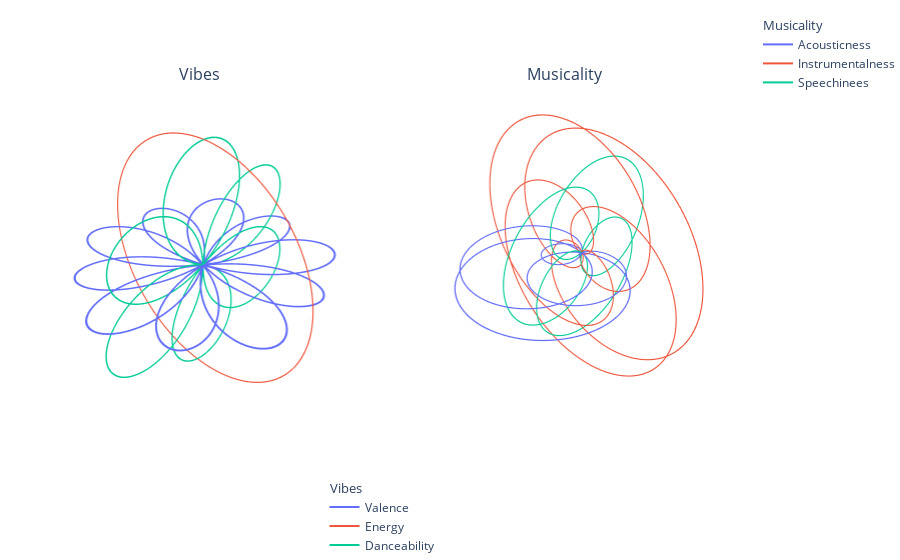

Source (notebook cell):
### Code cell
fig = make_subplots(
    rows=1, 
    cols=2, 
    specs=[[{"type":"scatter3d"}, {"type":"scatter3d"}]],
    horizontal_spacing=.01,
    subplot_titles=["Vibes", "Musicality"]
)

vibe_df = pd.DataFrame(
    {
        "Attribute": (["Valence"] * points) + (["Energy"] * points) + (["Danceability"] * points),
        "X": np.concatenate((x_valence, plane, y_danceability)),
        "Y": np.concatenate((y_valence, x_energy, plane)),
        "Z": np.concatenate((plane, y_energy, x_danceability))
    }
)
# fig = px.line_3d(data_frame=vibe_df, x="X",y="Y", z="Z", color="Attribute", title="Vibes")
# fig.update_layout(
#     scene = dict(
#         bgcolor = "rgba(0,0,0,0)",
#     ),
#     scene_aspectmode='cube'
# )
# fig.update_scenes(xaxis_visible=False, yaxis_visible=False,zaxis_visible=False )
# fig.show()
t1 = px.line_3d(data_frame=vibe_df, x="X",y="Y", z="Z", color="Attribute", width=1600, height=800)
t1.update_traces(legendgroup=1, legendgrouptitle=dict(text="Vibes"), legend="legend")
fig.add_traces(
    t1.data,
    rows=1,
    cols=1
)


musicality_df = pd.DataFrame(
    {
        "Attribute": (["Acousticness"] * points) + (["Instrumentalness"] * points) + (["Speechinees"] * points),
        "X": np.concatenate((x_acoustic, plane, y_speech)),
        "Y": np.concatenate((y_acoustic, x_instrumental, plane)),
        "Z": np.concatenate((plane, y_instrumental, x_speech))
    }
)
# fig = px.line_3d(data_frame=musicality_df, x="X",y="Y", z="Z", color="Attribute")
# fig.update_layout(
#    scene = dict(
#        bgcolor = "rgba(0,0,0,0)",
#    ),
#    scene_aspectmode='cube'
# )
# fig.update_scenes(xaxis_visible=False, yaxis_visible=False,zaxis_visible=False )
# fig.show()
t2 = px.line_3d(data_frame=musicality_df, x="X",y="Y", z="Z", color="Attribute", width=1600, height=800)
t2.update_traces(legendgroup=2, legendgrouptitle=dict(text="Musicality"), legend="legend2")
fig.add_traces(
    t2.data,
    rows=1,
    cols=2
)

fig.update_layout(
    scene = dict(
        bgcolor = "rgba(0,0,0,0)",
    ),
    scene_aspectmode='cube',
    margin=dict(l=20, r=20, t=10, b=0),
    legend=dict(
        orientation="h",
        yanchor="top",
        y=0.1,
        xanchor="center",
        x=0.5,
        tracegroupgap=10
    ),
    
)
fig.layout.annotations[0].update(y=0.85)
fig.layout.annotations[1].update(y=0.85)

fig.update_scenes(xaxis_visible=False, yaxis_visible=False, zaxis_visible=False)
# fig.update_traces(legendgroup=2)

fig.show()

### Figure 1 — Plotly figure (JSON) as saved in the notebook; plotly's stock layout.template omitted (floating-point values rounded to 4 significant figures; data arrays with more than 128 entries replaced by an {"elided": "..."} marker saying what was removed)
{"data": [{"hovertemplate": "Attribute=Valence<br>X=%{x}<br>Y=%{y}<br>Z=%{z}<extra></extra>", "legend": "legend", "legendgroup": "1", "legendgrouptitle": {"text": "Vibes"}, "line": {"color": "#636efa", "dash": "solid"}, "marker": {"symbol": "circle"}, "mode": "lines", "name": "Valence", "scene": "scene", "showlegend": true, "type": "scatter3d", "x": {"elided": "1500 float values"}, "y": {"elided": "1500 float values"}, "z": {"elided": "1500 int values"}}, {"hovertemplate": "Attribute=Energy<br>X=%{x}<br>Y=%{y}<br>Z=%{z}<extra></extra>", "legend": "legend", "legendgroup": "1", "legendgrouptitle": {"text": "Vibes"}, "line": {"color": "#EF553B", "dash": "solid"}, "marker": {"symbol": "circle"}, "mode": "lines", "name": "Energy", "scene": "scene", "showlegend": true, "type": "scatter3d", "x": {"elided": "1500 int values"}, "y": {"elided": "1500 float values"}, "z": {"elided": "1500 float values"}}, {"hovertemplate": "Attribute=Danceability<br>X=%{x}<br>Y=%{y}<br>Z=%{z}<extra></extra>", "legend": "legend", "legendgroup": "1", "legendgrouptitle": {"text": "Vibes"}, "line": {"color": "#00cc96", "dash": "solid"}, "marker": {"symbol": "circle"}, "mode": "lines", "name": "Danceability", "scene": "scene", "showlegend": true, "type": "scatter3d", "x": {"elided": "1500 float values"}, "y": {"elided": "1500 int values"}, "z": {"elided": "1500 float values"}}, {"hovertemplate": "Attribute=Acousticness<br>X=%{x}<br>Y=%{y}<br>Z=%{z}<extra></extra>", "legend": "legend2", "legendgroup": "2", "legendgrouptitle": {"text": "Musicality"}, "line": {"color": "#636efa", "dash": "solid"}, "marker": {"symbol": "circle"}, "mode": "lines", "name": "Acousticness", "scene": "scene2", "showlegend": true, "type": "scatter3d", "x": {"elided": "1500 float values"}, "y": {"elided": "1500 float values"}, "z": {"elided": "1500 int values"}}, {"hovertemplate": "Attribute=Instrumentalness<br>X=%{x}<br>Y=%{y}<br>Z=%{z}<extra></extra>", "legend": "legend2", "legendgroup": "2", "legendgrouptitle": {"text": "Musicality"}, "line": {"color": "#EF553B", "dash": "solid"}, "marker": {"symbol": "circle"}, "mode": "lines", "name": "Instrumentalness", "scene": "scene2", "showlegend": true, "type": "scatter3d", "x": {"elided": "1500 int values"}, "y": {"elided": "1500 float values"}, "z": {"elided": "1500 float values"}}, {"hovertemplate": "Attribute=Speechinees<br>X=%{x}<br>Y=%{y}<br>Z=%{z}<extra></extra>", "legend": "legend2", "legendgroup": "2", "legendgrouptitle": {"text": "Musicality"}, "line": {"color": "#00cc96", "dash": "solid"}, "marker": {"symbol": "circle"}, "mode": "lines", "name": "Speechinees", "scene": "scene2", "showlegend": true, "type": "scatter3d", "x": {"elided": "1500 float values"}, "y": {"elided": "1500 int values"}, "z": {"elided": "1500 float values"}}], "layout": {"annotations": [{"font": {"size": 16}, "showarrow": false, "text": "Vibes", "x": 0.2475, "xanchor": "center", "xref": "paper", "y": 0.85, "yanchor": "bottom", "yref": "paper"}, {"font": {"size": 16}, "showarrow": false, "text": "Musicality", "x": 0.7525, "xanchor": "center", "xref": "paper", "y": 0.85, "yanchor": "bottom", "yref": "paper"}], "legend": {"orientation": "h", "tracegroupgap": 10, "x": 0.5, "xanchor": "center", "y": 0.1, "yanchor": "top"}, "margin": {"b": 0, "l": 20, "r": 20, "t": 10}, "scene": {"aspectmode": "cube", "bgcolor": "rgba(0,0,0,0)", "domain": {"x": [0, 0.495], "y": [0, 1]}, "xaxis": {"visible": false}, "yaxis": {"visible": false}, "zaxis": {"visible": false}}, "scene2": {"domain": {"x": [0.505, 1], "y": [0, 1]}, "xaxis": {"visible": false}, "yaxis": {"visible": false}, "zaxis": {"visible": false}}}}
